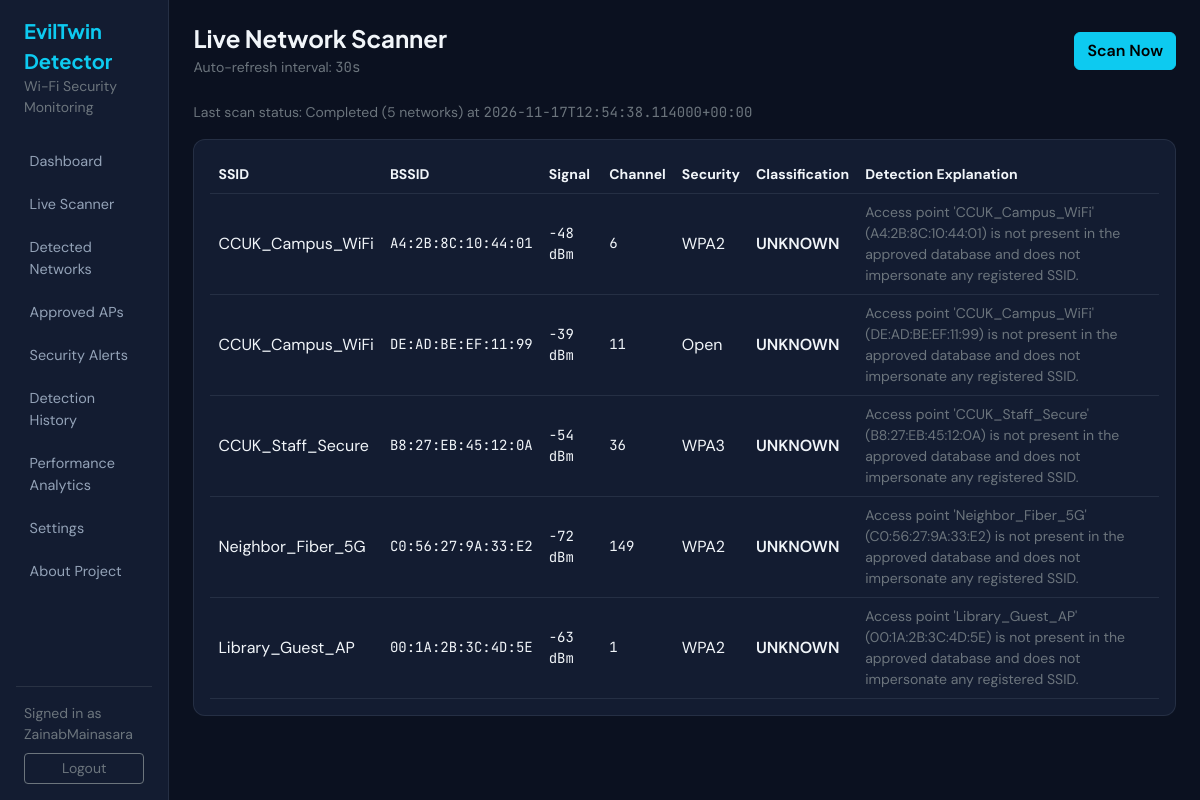
Screenshot of /scanner (signed in) with the database file from the repository.
### database/models.py (models this page shows)
class ScanSession(db.Model):
    __tablename__ = "scan_sessions"
    id = db.Column(db.Integer, primary_key=True)
    started_at = db.Column(db.DateTime, default=utc_now, nullable=False, index=True)
    completed_at = db.Column(db.DateTime, nullable=True)
    status = db.Column(db.String(32), default="Running", nullable=False)
    networks_found = db.Column(db.Integer, default=0, nullable=False)
    error_message = db.Column(db.Text, nullable=True)
    is_demo = db.Column(db.Boolean, default=False, nullable=False)
    observations = db.relationship(
        "WirelessObservation",
        backref="scan_session",
        lazy="dynamic",
        cascade="all, delete-orphan",
    )
    def to_dict(self) -> dict:
        return {
            "id": self.id,
            "started_at": self.started_at.isoformat() if self.started_at else None,
            "completed_at": self.completed_at.isoformat() if self.completed_at else None,
            "status": self.status,
            "networks_found": self.networks_found,
            "error_message": self.error_message,
            "is_demo": self.is_demo,
        }

class WirelessObservation(db.Model):
    __tablename__ = "wireless_observations"
    id = db.Column(db.Integer, primary_key=True)
    scan_session_id = db.Column(
        db.Integer, db.ForeignKey("scan_sessions.id"), nullable=False, index=True
    )
    ssid = db.Column(db.String(128), nullable=False, index=True)
    bssid = db.Column(db.String(17), nullable=False, index=True)
    signal_strength = db.Column(db.Integer, nullable=True)
    channel = db.Column(db.Integer, nullable=True)
    security = db.Column(db.String(64), nullable=False)
    frequency = db.Column(db.String(32), nullable=True)
    classification = db.Column(db.String(32), nullable=False, index=True)
    detection_reason = db.Column(db.Text, nullable=False)
    is_demo = db.Column(db.Boolean, default=False, nullable=False)
    created_at = db.Column(db.DateTime, default=utc_now, nullable=False, index=True)
    detection_events = db.relationship(
        "DetectionEvent",
        backref="observation",
        lazy="dynamic",
        cascade="all, delete-orphan",
    )
    def to_dict(self) -> dict:
        return {
            "id": self.id,
            "scan_session_id": self.scan_session_id,
            "ssid": self.ssid,
            "bssid": self.bssid,
            "signal_strength": self.signal_strength,
            "channel": self.channel,
            "security": self.security,
            "frequency": self.frequency,
            "classification": self.classification,
            "detection_reason": self.detection_reason,
            "is_demo": self.is_demo,
            "created_at": self.created_at.isoformat() if self.created_at else None,
        }

### routes/scanner.py (the view)
@scanner_bp.route("/scanner")
@login_required
def scanner_page():
    latest_session = ScanSession.query.order_by(ScanSession.started_at.desc()).first()
    observations = []
    if latest_session:
        observations = (
            WirelessObservation.query.filter_by(scan_session_id=latest_session.id)
            .order_by(WirelessObservation.id.asc())
            .all()
        )
    demo_row = ApplicationSetting.query.filter_by(setting_key="demo_mode").first()
    interval_row = ApplicationSetting.query.filter_by(
        setting_key="scan_interval_seconds"
    ).first()
    return render_template(
        "scanner.html",
        latest_session=latest_session.to_dict() if latest_session else None,
        observations=[o.to_dict() for o in observations],
        demo_mode=(demo_row.setting_value.lower() == "true") if demo_row else False,
        scan_interval=int(interval_row.setting_value) if interval_row else 30,
    )

### app.py (called while the page is built)
def create_app(config_overrides: dict | None = None) -> Flask:
    app = Flask(
        __name__,
        template_folder="templates",
        static_folder="static",
    )
    app.config.from_object(Config)
    if config_overrides:
        app.config.update(config_overrides)
    init_db(app)
    register_blueprints(app)
    @app.context_processor
    def inject_globals():
        return {
            "app_name": app.config.get("APP_NAME", "EvilTwin Detector"),
            "app_subtitle": app.config.get("APP_SUBTITLE", "Wi-Fi Security Monitoring System"),
            "current_username": session.get("username"),
        }
    return app

### routes/auth.py (called while the page is built)
def login_required(view_func):
    @wraps(view_func)
    def wrapped(*args, **kwargs):
        if not session.get("user_id"):
            if request.path.startswith("/api/"):
                return jsonify({"error": "Authentication required."}), 401
            if User.query.count() == 0:
                return redirect(url_for("auth.setup"))
            return redirect(url_for("auth.login"))
        return view_func(*args, **kwargs)
    return wrapped

### templates/scanner.html (shortened to what this page needs)
{% extends "base.html" %}
{% block content %}
<div class="d-flex justify-content-between align-items-center mb-4">
  <div>
    <h1 class="h4 fw-bold mb-1">Live Network Scanner</h1>
    <div class="small text-secondary">
      Auto-refresh interval: <span class="mono-tabular">{{ scan_interval }}s</span>
    </div>
  </div>
  <button id="scan-now-btn" class="btn btn-info fw-semibold">Scan Now</button>
</div>
<div id="scanner-feedback" class="mb-3 small text-secondary">
  {% if latest_session %}
    Last scan status: {{ latest_session.status }} ({{ latest_session.networks_found }} networks) at <span class="mono-tabular">{{ latest_session.started_at }}</span>
  {% else %}
    Click "Scan Now" to inspect nearby wireless access points.
  {% endif %}
</div>
<div class="surface-card p-3">
  <div class="table-responsive">
    <table class="table table-dark-custom align-middle mb-0">
      <thead>
        <tr class="small text-secondary">
          <th>SSID</th>
          <th>BSSID</th>
          <th>Signal</th>
          <th>Channel</th>
          <th>Security</th>
          <th>Classification</th>
          <th>Detection Explanation</th>
        </tr>
      </thead>
      <tbody id="scanner-results-body">
        {% for obs in observations %}
        <tr>
          <td>{{ obs.ssid }}</td>
          <td class="mono-tabular small">{{ obs.bssid }}</td>
          <td class="mono-tabular small">{{ obs.signal_strength if obs.signal_strength is not none else 'N/A' }} dBm</td>
          <td class="mono-tabular small">{{ obs.channel if obs.channel is not none else 'N/A' }}</td>
          <td>{{ obs.security }}</td>
          <td class="{% if obs.classification == 'AUTHORISED' %}status-authorised{% elif obs.classification == 'SUSPICIOUS' %}status-suspicious{% else %}status-unknown{% endif %}">
            {{ obs.classification }}
          </td>
          <td class="small text-secondary">{{ obs.detection_reason }}</td>
        </tr>
        {% else %}
        <tr>
          <td colspan="7" class="text-center text-secondary py-4">No scan observations available yet.</td>
        </tr>
        {% endfor %}
      </tbody>
    </table>
  </div>
</div>
{% endblock %}

### static/css/style.css (style rules this page uses)
:root { --bg-canvas: #0b1120; --bg-surface: #131c31; --bg-elevated: #19233c; --border-hairline: rgba(148, 163, 184, 0.14); --accent-cyan: #06b6d4; --accent-blue: #38bdf8; --text-primary: #f1f5f9; --text-muted: #94a3b8; }
body { background-color: var(--bg-canvas); color: var(--text-primary); font-family: "DM Sans", -apple-system, BlinkMacSystemFont, "Segoe UI", sans-serif; }
h1, h2, h3, h4, .brand-title { font-family: "Plus Jakarta Sans", sans-serif; }
.mono-tabular { font-family: "JetBrains Mono", ui-monospace, SFMono-Regular, monospace; font-variant-numeric: tabular-nums; }
.surface-card { background-color: var(--bg-surface); border: 1px solid var(--border-hairline); border-radius: 0.75rem; }
.table-dark-custom { --bs-table-bg: transparent; --bs-table-color: var(--text-primary); --bs-table-border-color: var(--border-hairline); --bs-table-hover-bg: rgba(56, 189, 248, 0.05); }
.status-unknown { color: #fbbf24; font-weight: 600; }

### rows the page displays
ScanSession: status "Completed"
WirelessObservation: ssid "CCUK_Campus_WiFi", bssid "A4:2B:8C:10:44:01", signal_strength "-48", channel "6", security "WPA2", classification "UNKNOWN", detection_reason "Access point 'CCUK_Campus_WiFi' (A4:2B:8C:10:44:01) is not present in the approved database and does not impersonate any registered SSID."
WirelessObservation: ssid "CCUK_Campus_WiFi", bssid "DE:AD:BE:EF:11:99", signal_strength "-39", channel "11", security "Open", classification "UNKNOWN", detection_reason "Access point 'CCUK_Campus_WiFi' (DE:AD:BE:EF:11:99) is not present in the approved database and does not impersonate any registered SSID."
WirelessObservation: ssid "CCUK_Staff_Secure", bssid "B8:27:EB:45:12:0A", signal_strength "-54", channel "36", security "WPA3", classification "UNKNOWN", detection_reason "Access point 'CCUK_Staff_Secure' (B8:27:EB:45:12:0A) is not present in the approved database and does not impersonate any registered SSID."
WirelessObservation: ssid "Neighbor_Fiber_5G", bssid "C0:56:27:9A:33:E2", signal_strength "-72", channel "149", security "WPA2", classification "UNKNOWN", detection_reason "Access point 'Neighbor_Fiber_5G' (C0:56:27:9A:33:E2) is not present in the approved database and does not impersonate any registered SSID."
WirelessObservation: ssid "Library_Guest_AP", bssid "00:1A:2B:3C:4D:5E", signal_strength "-63", channel "1", security "WPA2", classification "UNKNOWN", detection_reason "Access point 'Library_Guest_AP' (00:1A:2B:3C:4D:5E) is not present in the approved database and does not impersonate any registered SSID."

### other values shown
{{ current_username }} "ZainabMainasara"
{{ scan_interval }} "30"
{{ latest_session.networks_found }} "5"
{{ latest_session.started_at }} "2026-11-17T12:54:38.114000+00:00"
